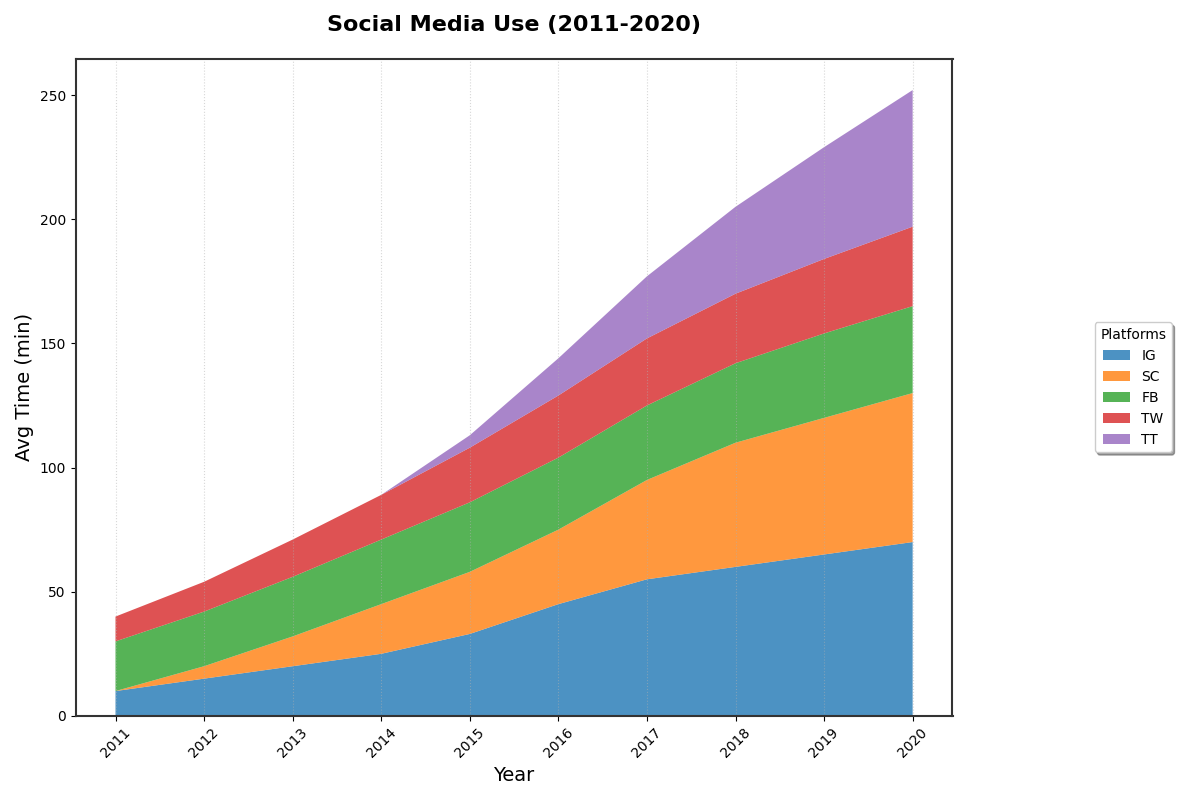

Here is the Python script that generated this plot:
import matplotlib.pyplot as plt
import numpy as np

years = np.arange(2011, 2021)

instagram = np.array([10, 15, 20, 25, 33, 45, 55, 60, 65, 70])
snapchat = np.array([0, 5, 12, 20, 25, 30, 40, 50, 55, 60])
facebook = np.array([20, 22, 24, 26, 28, 29, 30, 32, 34, 35])
twitter = np.array([10, 12, 15, 18, 22, 25, 27, 28, 30, 32])
tiktok = np.array([0, 0, 0, 0, 5, 15, 25, 35, 45, 55])

data = np.vstack([instagram, snapchat, facebook, twitter, tiktok])

fig, ax = plt.subplots(figsize=(12, 8))

# Altered colors and line styles for variation
ax.stackplot(years, data, labels=['IG', 'SC', 'FB', 'TW', 'TT'], 
             colors=['#1f77b4', '#ff7f0e', '#2ca02c', '#d62728', '#9467bd'], alpha=0.8, linestyle='-.')

ax.set_title("Social Media Use (2011-2020)", fontsize=16, fontweight='bold', pad=20)
ax.set_xlabel("Year", fontsize=14)
ax.set_ylabel("Avg Time (min)", fontsize=14)

ax.set_xticks(years)
ax.set_xticklabels(years, rotation=45)

# Updated grid style and orientation
ax.grid(axis='x', linestyle=':', alpha=0.5)

# Modified legend appearance and position
ax.legend(loc='center right', title='Platforms', fontsize=10, bbox_to_anchor=(1.25, 0.5), borderaxespad=0, shadow=True)

# Adding border visibility settings
for spine in ax.spines.values():
    spine.set_linewidth(1.5)
    spine.set_edgecolor('#333333')

plt.tight_layout()
plt.show()
